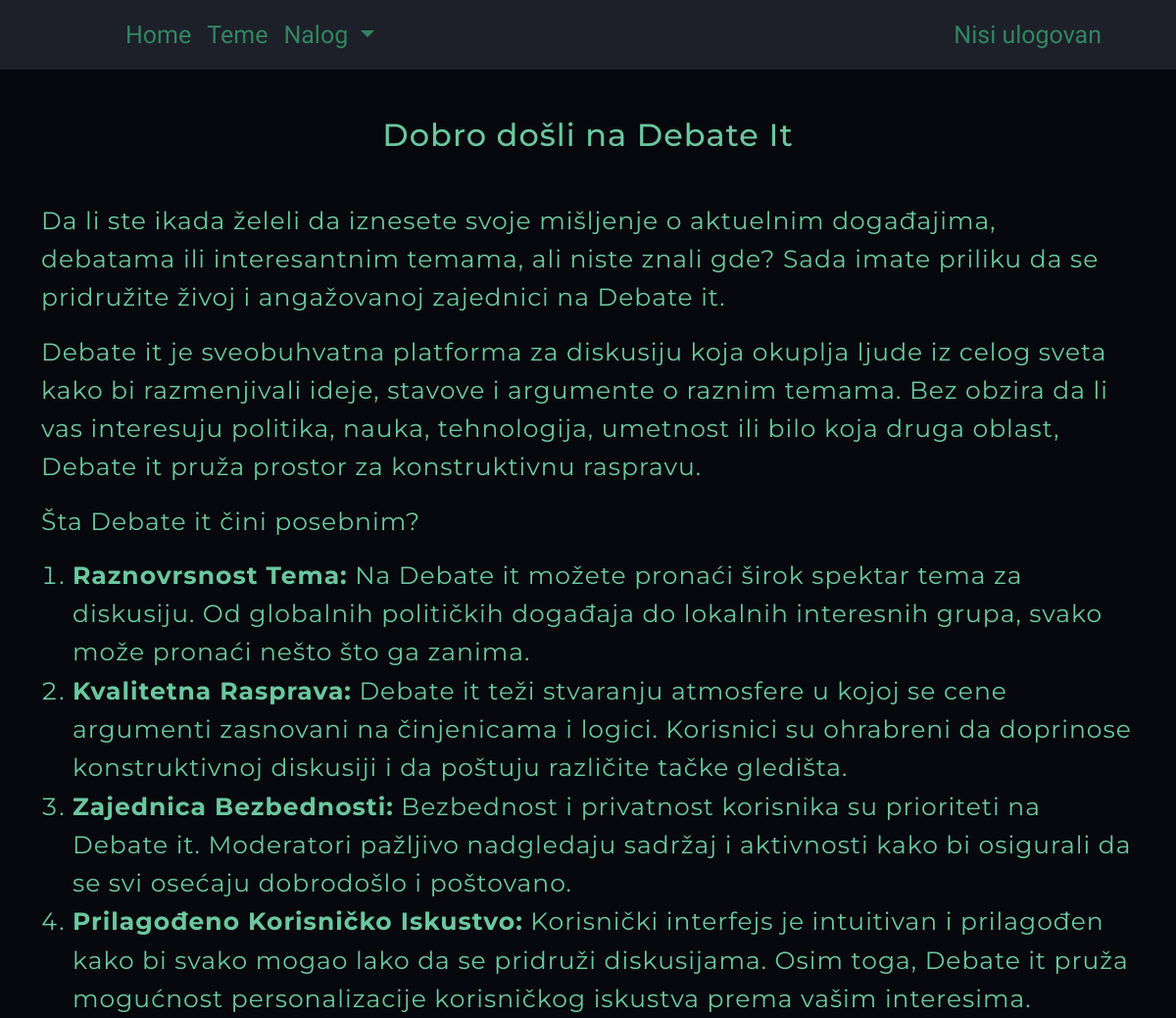
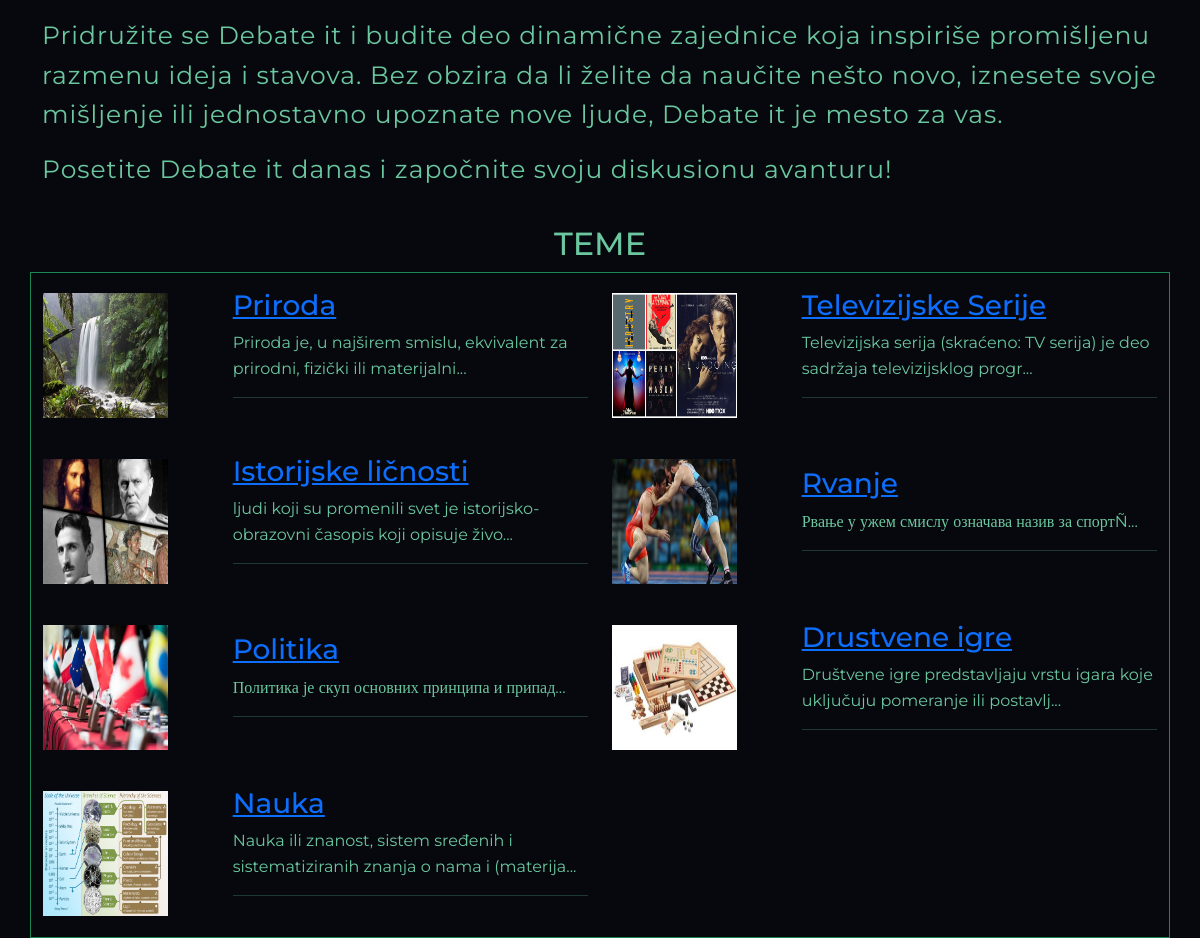
The page / on the database its author committed (2 pictures, top to bottom).
### tables this page shows
CREATE TABLE `teme` (
  `id_teme` int(11) NOT NULL,
  `naslov` varchar(255) DEFAULT NULL,
  `opis` text DEFAULT NULL,
  `putanjaSlike` varchar(100) NOT NULL,
  `kreirana` timestamp NOT NULL DEFAULT current_timestamp() ON UPDATE current_timestamp(),
  `ime_admina` varchar(255) DEFAULT NULL
);

### index.php (the view, shortened to what this page needs)
<!DOCTYPE html>
<html lang="en">
<head>
    <link href="https://cdn.jsdelivr.net/npm/bootstrap@5.0.2/dist/css/bootstrap.min.css" rel="stylesheet">
	<link rel="stylesheet" href="./css/style.css" type="text/css">
</head>
<body>
    <div id="root">
        <?php
        require_once "components/navbar_index.php";
        ?>
        <section>
            <div class="container mt-5">
                <h2 class="text-center">Dobro došli na Debate It</h2>
                <p class="mt-5">
                    Da li ste ikada želeli da iznesete svoje mišljenje o aktuelnim događajima, debatama ili interesantnim temama, ali niste znali gde? Sada imate priliku da se pridružite živoj i angažovanoj zajednici na Debate it.
                </p>
                <p>
                    Debate it je sveobuhvatna platforma za diskusiju koja okuplja ljude iz celog sveta kako bi razmenjivali ideje, stavove i argumente o raznim temama. Bez obzira da li vas interesuju politika, nauka, tehnologija, umetnost ili bilo koja druga oblast, Debate it pruža prostor za konstruktivnu raspravu.
                </p>
                <p>Šta Debate it čini posebnim?</p>
                <ol>
                    <li><b>Raznovrsnost Tema:</b> Na Debate it možete pronaći širok spektar tema za diskusiju. Od globalnih političkih događaja do lokalnih interesnih grupa, svako može pronaći nešto što ga zanima.
                    <li><b>Kvalitetna Rasprava:</b> Debate it teži stvaranju atmosfere u kojoj se cene argumenti zasnovani na činjenicama i logici. Korisnici su ohrabreni da doprinose konstruktivnoj diskusiji i da poštuju različite tačke gledišta.
                    <li><b>Zajednica Bezbednosti:</b> Bezbednost i privatnost korisnika su prioriteti na Debate it. Moderatori pažljivo nadgledaju sadržaj i aktivnosti kako bi osigurali da se svi osećaju dobrodošlo i poštovano.
                    <li><b>Prilagođeno Korisničko Iskustvo:</b> Korisnički interfejs je intuitivan i prilagođen kako bi svako mogao lako da se pridruži diskusijama. Osim toga, Debate it pruža mogućnost personalizacije korisničkog iskustva prema vašim interesima.
                </ol>
                <p>
                    Pridružite se Debate it i budite deo dinamične zajednice koja inspiriše promišljenu razmenu ideja i stavova. Bez obzira da li želite da naučite nešto novo, iznesete svoje mišljenje ili jednostavno upoznate nove ljude, Debate it je mesto za vas.
                </p>
                <p>
                    Posetite Debate it danas i započnite svoju diskusionu avanturu!
                </p>
            </div>
        </section>
        <main>
            <div class="container">
                    <h2 class="text-center" id="Teme">TEME</h2>
                <div class="row align-items-center  border border-success">
                    <?php
                    include "database/konekcija.php";
                    $sql = "SELECT * FROM teme";
                    $result = $conn->query($sql);
                    if ($result->num_rows > 0) {
                        while($row = $result->fetch_assoc()) {
                            $idTeme = $row["id_teme"];
                            echo "
                            <div class='col-md-2 col-sm-3 '>
                                <img class='slikaTema' src=".$row["putanjaSlike"].">
                            </div>
                            <div class='col-md-4 col-sm-7 pt-3'>
                                <a href = 'pages/tema.php?id_teme=$idTeme'><h3>
                                ".$row["naslov"]."
                                </h3></a>
                                <p>
                                ".substr($row["opis"],0,80)."...
                                </p><hr><br>
                            </div>";
                        }
                    } else {
                        echo "<h4>Nema tema</h4>";
                    }
                ?>
                </div>
            </div>
        </main>
</div>
</body>
</html>

### components/navbar_index.php (shortened to what this page needs)
<nav class="navbar navbar-expand-lg ">
    <div class="container-fluid">
        <div class="collapse navbar-collapse justify-content-between" id="navbarNavDropdown">
            <ul class="navbar-nav">
                <li class="nav-item ms-5">
                    <a class="nav-link active" aria-current="page" href="index.php">Home</a>
                </li>
                <li class="nav-item">
                    <a class="nav-link" href="#Teme">Teme</a>
                </li>
                <li class="nav-item dropdown">
                    <a class="nav-link dropdown-toggle" href="#" id="navbarDropdownMenuLink" role="button" data-bs-toggle="dropdown" aria-expanded="false">
                        Nalog
                    </a>
                </li>
            </ul>
            <?php
                if(!isset($_SESSION['email']) && !isset($_SESSION['adminIme'])){
                    echo '<div class="d-flex w-auto me-5">
                            <a class="nav-link " href="../pages/prijava_korisnik.php">Nisi ulogovan</a>
                        </div>';
                }
                else {
                    echo '<div class="d-flex w-auto me-5">
                            <p class="nav-link">Dobro dosao   '. $prikazIme.'</p>
                        </div>';
                }
                ?>
        </div>
    </div>
</nav>

### css/style.css (style rules this page uses)
body { position: absolute; top: 0; left: 0; padding: 0; width: 100%; height: inherit; min-height: 100%; background-color: #07080D; color: #6BC79F; font-family: 'Montserrat'; line-height: 1.5715; }
nav { background-color:#1D2029; font-family: 'Raleway'; font-size: 25px; }
.nav-link { color: #328561; font-family: 'Raleway'; }
.navbar-nav { margin-left: 60px; }
section { letter-spacing: 1px; font-size: 25px; }
main { max-width: 1440px; padding-top: 20px; margin: 0 auto !important; }
p { color: #6BC79F; }
.slikaTema { width: 125px; height: 125px; }

### rows shown on the page
teme: putanjaSlike (picture), naslov "Priroda", opis "Priroda je, u najširem smislu, ekvivalent za prirodni, fizički ili materijalni"
teme: putanjaSlike (picture), naslov "Televizijske Serije", opis "Televizijska serija (skraćeno: TV serija) je deo sadržaja televizijsklog progr"
teme: putanjaSlike (picture), naslov "Istorijske ličnosti", opis "ljudi koji su promenili svet je istorijsko-obrazovni časopis koji opisuje živo"
teme: putanjaSlike (picture), naslov "Rvanje", opis "Рвање у ужем смислу означава назив за спортÑ"
teme: putanjaSlike (picture), naslov "Politika", opis "Политика је скуп основних принципа и припад"
teme: putanjaSlike (picture), naslov "Drustvene igre", opis "Društvene igre predstavljaju vrstu igara koje uključuju pomeranje ili postavlj"
teme: putanjaSlike (picture), naslov "Nauka", opis "Nauka ili znanost, sistem sređenih i sistematiziranih znanja o nama i (materija"
